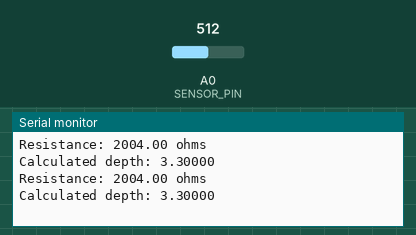
This sketch was run on a simulated Arduino Uno, built with avr-gcc and run on an emulated ATmega328P. Shown: the last lines printed to the serial monitor. The test bench sets the inputs (shaded band); at power-on: A0 (SENSOR_PIN) = 512.

Above: at 1.2 s.
1.3 s: A0 (SENSOR_PIN) set to 716
At 2.6 s:
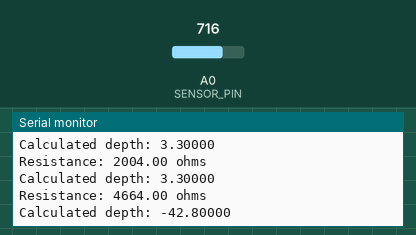
2.8 s: A0 (SENSOR_PIN) set to 900
At 4.1 s:
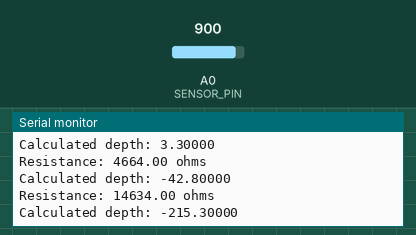
Timing chart, 0 to 5.8 s (numbered marks = the images above; inputs shaded):
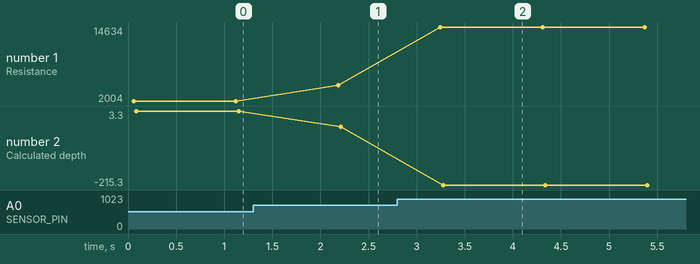

The sketch:

eTape-Calibration.ino
```cpp
// Liquid Level Sensor CaLibration Sketch

// Created by AJ Moon

// Configuration values:
#define SERIES_RESISTOR     2000    // Value of the series resistor in ohms (this is default from the factory. If you got the unit without the built in voltage divider your series resistor might be different.
#define SENSOR_PIN          A0      // Analog pin which is connected to the sensor.


// The following are calibration values you can fill in to compute the depth of measured liquid.
// To find these values first start with no liquid present and record the resistance as the
// ZERO_DEPTH_RESISTANCE value.  Next fill the container with a known depth of liquid and record
// the sensor resistance (in ohms) as the CALIBRATION_RESISTANCE value, and the depth (as read on the eTape) as CALIBRATION_DEPTH.

#define ZERO_DEPTH_RESISTANCE   2047.00    // Resistance value (in ohms) when no liquid is present.
#define CALIBRATION_RESISTANCE    732.00    // Resistance value (in ohms) when liquid is at max line.
#define CALIBRATION_DEPTH        25.3    // Depth (in any units) when liquid is at max line.

//etape bounces alot, this number determines how many times the resistance is checked and then averages those readings to get a more consistent level reading.

const int levelAverageNum = 250; // how many readings of the water level are being averaged


/* This number is very important. the eTape doesn't start reacting below 1".
 *  whatever emasurement you decide to use cm, in, mm....etc. I would recomend CM
 *  as that's what the application is written for. this vaule must be the equivilent to 1"
 *  in whatever scale you choose.
*/
const float basemeasure = 2.54  ;

void setup(void) {
  Serial.begin(9600);
}

void loop(void) {
  // Measure sensor resistance.
  float resistance = readResistance(SENSOR_PIN, SERIES_RESISTOR);
  Serial.print("Resistance: ");
  Serial.print(resistance, 2);
  Serial.println(" ohms");
  // Map resistance to volume.
  float depth = resistanceToLevel(resistance, ZERO_DEPTH_RESISTANCE, CALIBRATION_RESISTANCE, CALIBRATION_DEPTH);
  Serial.print("Calculated depth: ");
  Serial.println(depth, 5);
  // Delay for a second.
  delay(1000);
}

float readResistance(int pin, int seriesResistance) {
  float levelSum(0);

  for(int i(0); i < levelAverageNum; i++)
      levelSum += round(analogRead(pin));

  // Get ADC value.
  float resistance = levelSum / levelAverageNum;

  // Convert ADC reading to resistance.
  resistance = (1023.0 / resistance) - 1.0;
  resistance = round(SERIES_RESISTOR / resistance);

  return resistance;
}

float resistanceToLevel(float resistance, float zeroResistance, float calResistance, float calLevel) {
    // Compute Depth using X = (b - Y) / m.
  float level = ((zeroResistance - resistance) / abs( (zeroResistance - calResistance) / (basemeasure - calLevel))) + basemeasure;

  // Round to nearest 10th and save to current water level
  return (floor(level * 10 + .5))/10;
}
```

Measured:
- after the input at 1.3 s, the serial monitor: prints a new line after 0.88 s (image 1)
- after the input at 2.8 s, the serial monitor: prints a new line after 0.45 s (image 2)
- plotted number 1: 2004 → 4664 after the input at 1.3 s, 4664 → 14634 after the input at 2.8 s
- plotted number 2: 3.3 → -42.8 after the input at 1.3 s, -42.8 → -215.3 after the input at 2.8 s
